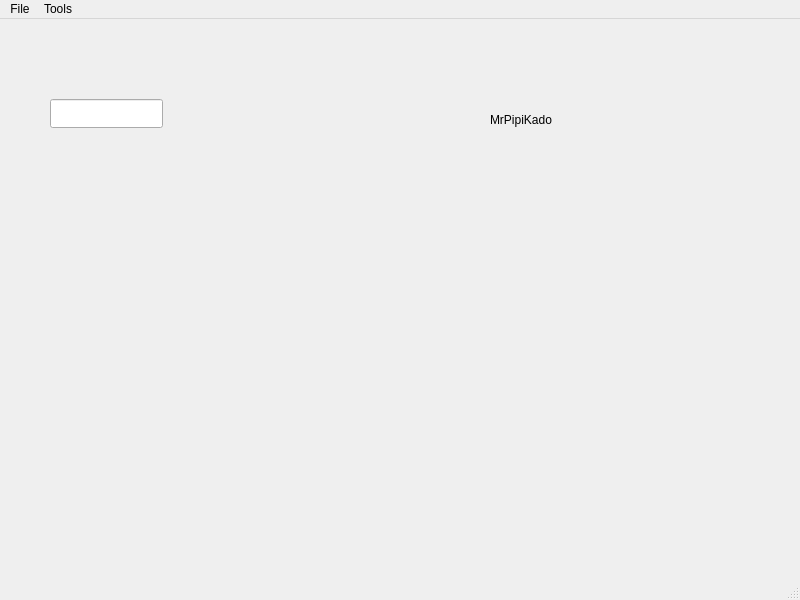
<?xml version="1.0" encoding="UTF-8"?>
<ui version="4.0">
 <class>MainWindow</class>
 <widget class="QMainWindow" name="MainWindow">
  <property name="geometry">
   <rect>
    <x>0</x>
    <y>0</y>
    <width>800</width>
    <height>600</height>
   </rect>
  </property>
  <property name="contextMenuPolicy">
   <enum>Qt::DefaultContextMenu</enum>
  </property>
  <property name="windowTitle">
   <string>MainWindow</string>
  </property>
  <widget class="QWidget" name="centralwidget">
   <widget class="QLineEdit" name="lineEdit">
    <property name="geometry">
     <rect>
      <x>50</x>
      <y>80</y>
      <width>113</width>
      <height>29</height>
     </rect>
    </property>
   </widget>
   <widget class="QLabel" name="label">
    <property name="geometry">
     <rect>
      <x>490</x>
      <y>90</y>
      <width>80</width>
      <height>21</height>
     </rect>
    </property>
    <property name="text">
     <string>MrPipiKado</string>
    </property>
   </widget>
  </widget>
  <widget class="QMenuBar" name="menubar">
   <property name="geometry">
    <rect>
     <x>0</x>
     <y>0</y>
     <width>800</width>
     <height>26</height>
    </rect>
   </property>
   <widget class="QMenu" name="menuFile">
    <property name="title">
     <string>File</string>
    </property>
   </widget>
   <widget class="QMenu" name="menuEdit">
    <property name="title">
     <string>Tools</string>
    </property>
    <addaction name="actiontools"/>
    <addaction name="actionKeep"/>
    <addaction name="actionUndo"/>
    <addaction name="actionRedo"/>
   </widget>
   <addaction name="menuFile"/>
   <addaction name="menuEdit"/>
  </widget>
  <widget class="QStatusBar" name="statusbar"/>
  <action name="actiontools">
   <property name="text">
    <string>Edit</string>
   </property>
   <property name="shortcut">
    <string>Ctrl+E</string>
   </property>
  </action>
  <action name="actionKeep">
   <property name="text">
    <string>Keep</string>
   </property>
   <property name="shortcut">
    <string>Ctrl+K</string>
   </property>
  </action>
  <action name="actionUndo">
   <property name="text">
    <string>Undo</string>
   </property>
   <property name="shortcut">
    <string>Ctrl+Z</string>
   </property>
  </action>
  <action name="actionRedo">
   <property name="text">
    <string>Redo</string>
   </property>
   <property name="shortcut">
    <string>Ctrl+X</string>
   </property>
  </action>
 </widget>
 <resources/>
 <connections/>
</ui>
